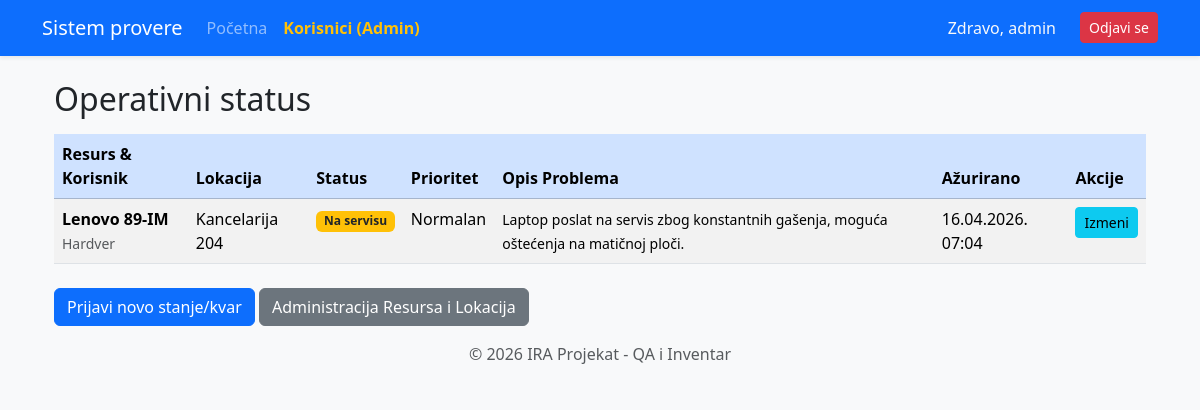
Page / (signed in) on the earlier database version.
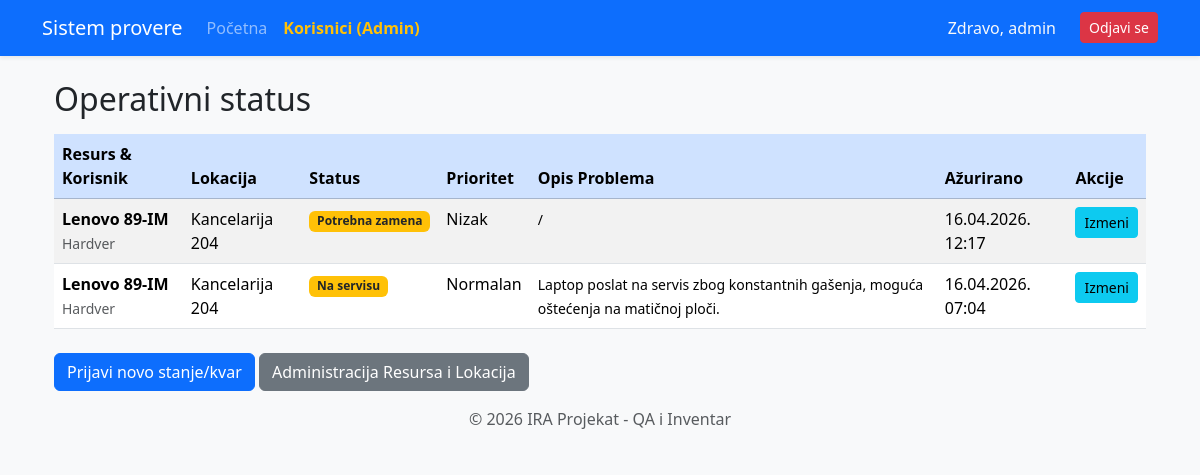
Same page on the later database version.
### alchemy_classes.py (models this page shows)
class User(db.Model, UserMixin):
    id: Mapped[int] = mapped_column(Integer, primary_key=True)
    username: Mapped[str] = mapped_column(String(20), unique=True, nullable=False)
    password: Mapped[str] = mapped_column(String(100), nullable=False)
    ime_prezime: Mapped[str] = mapped_column(String(100), nullable=True)
    uloga: Mapped[str] = mapped_column(String(10), default="user")

class StatusResursa(db.Model):
    __tablename__ = "status_resursa"
    id: Mapped[int] = mapped_column(Integer, primary_key=True)
    resurs_id: Mapped[int] = mapped_column(ForeignKey("resurs.id"))
    lokacija_id: Mapped[int] = mapped_column(ForeignKey("lokacija.id"))
    kolicina: Mapped[int] = mapped_column(Integer, default=1)
    status_kvara: Mapped[str] = mapped_column(String(50))
    prioritet: Mapped[str] = mapped_column(String(20))
    opis_problema: Mapped[str] = mapped_column(String(50), nullable=True)
    datum_prijave: Mapped[datetime] = mapped_column(DateTime, default=datetime.utcnow)
    resurs: Mapped["Resurs"] = relationship("Resurs", back_populates="statusi")
    lokacija: Mapped["Lokacija"] = relationship("Lokacija", back_populates="izvestaji")

class Resurs(db.Model):
    __tablename__ = "resurs"
    id: Mapped[int] = mapped_column(Integer, primary_key=True)
    naziv: Mapped[str] = mapped_column(String(100), nullable=False)
    tip: Mapped[str] = mapped_column(String(50))
    serijski_broj: Mapped[str] = mapped_column(String(100), unique=True)
    godina_nabavke: Mapped[int] = mapped_column(Integer)
    statusi: Mapped[list["StatusResursa"]] = relationship("StatusResursa", back_populates="resurs", lazy=True)

class Lokacija(db.Model):
    __tablename__ = "lokacija"
    id: Mapped[int] = mapped_column(Integer, primary_key=True)
    naziv: Mapped[str] = mapped_column(String(100), nullable=False)
    sprat: Mapped[str] = mapped_column(String(50), nullable=True)
    odgovorno_lice: Mapped[str] = mapped_column(String(100))
    izvestaji: Mapped[list["StatusResursa"]] = relationship("StatusResursa", back_populates="lokacija")

### main.py (the view)
@app.route('/')
@login_required
def home():
    svi_resursi = db.session.execute(db.select(Resurs)).scalars().all()
    upit_stanja = db.select(StatusResursa).join(Resurs).join(Lokacija).order_by(
        StatusResursa.status_kvara.desc(),
        StatusResursa.prioritet.asc()
    )
    result = db.session.execute(upit_stanja)
    sva_stanja = result.scalars().all()
    return render_template("index.html",
                           stanja=sva_stanja,
                           resursi=svi_resursi,
                           naslov="Glavni Dashboard")

### main.py (called while the page is built)
@login_manager.user_loader
def load_user(user_id):
    return db.get_or_404(User, user_id)

### templates/index.html (shortened to what this page needs)
{% extends "base.html" %}
{% block content %}
<div class="jumbotron">
    <div class="container">
        <h2 class="mt-4">Operativni status</h2>
        <table class="table table-striped table-hover mt-3">
            <thead>
                <tr class="table-primary">
                    <th scope="col">Resurs & Korisnik</th>
                    <th scope="col">Lokacija</th>
                    <th scope="col">Status</th>
                    <th scope="col">Prioritet</th>
                    <th scope="col">Opis Problema</th>
                    <th scope="col">Ažurirano</th>
                    <th scope="col">Akcije</th>
                </tr>
            </thead>
            <tbody>
                {% for s in stanja %}
                <tr class="{% if s.prioritet == 'Hitno' %}table-danger{% endif %}">
                    <td><strong>{{ s.resurs.naziv }}</strong> <br><small class="text-muted">{{ s.resurs.tip }}</small></td>
                    <td>{{ s.lokacija.naziv }}</td>
                    <td>
                        <span class="badge {% if s.status_kvara == 'Ispravno' %}bg-success{% else %}bg-warning text-dark{% endif %}">
                            {{ s.status_kvara }}
                        </span>
                    </td>
                    <td>
                        {% if s.prioritet == 'Hitno' %}
                            <span class="text-danger fw-bold">!!! {{ s.prioritet }}</span>
                        {% else %}
                            {{ s.prioritet }}
                        {% endif %}
                    </td>
                    <td><small>{{ s.opis_problema or "/" }}</small></td>
                    <td>{{ s.datum_prijave.strftime('%d.%m.%Y. %H:%M') }}</td>
                    <td>
                        <a class="btn btn-sm btn-info" href="{{ url_for('edit_status', id=s.id) }}">Izmeni</a>
                    </td>
                </tr>
                {% endfor %}
            </tbody>
        </table>
        <div class="mt-4">
            <a class="btn btn-primary" href="{{ url_for('add_status') }}">Prijavi novo stanje/kvar</a>
            <a class="btn btn-secondary" href="{{ url_for('admin_page') }}">Administracija Resursa i Lokacija</a>
        </div>
    </div>
</div>
{% endblock %}

### templates/base.html (shortened to what this page needs)
<!DOCTYPE html>
<html lang="sr">
<head>
    {{ bootstrap.load_css() }}
</head>
<body>
    <nav class="navbar navbar-expand-lg navbar-dark bg-primary shadow-sm">
        <div class="container">
            <a class="navbar-brand" href="{{ url_for('home') }}"> Sistem provere</a>
            <div class="collapse navbar-collapse" id="navbarNav">
                <ul class="navbar-nav me-auto">
                    <li class="nav-item">
                        <a class="nav-link" href="{{ url_for('home') }}">Početna</a>
                    </li>
                    {% if current_user.is_authenticated and current_user.uloga == 'admin' %}
                    <li class="nav-item">
                        <a class="nav-link fw-bold text-warning" href="{{ url_for('admin_panel') }}"> Korisnici (Admin)</a>
                    </li>
                    {% endif %}
                </ul>
                <ul class="navbar-nav ms-auto">
                    {% if current_user.is_authenticated %}
                        <li class="nav-item">
                            <span class="nav-link text-light">Zdravo, {{ current_user.username }}</span>
                        </li>
                        <li class="nav-item">
                            <a class="btn btn-danger btn-sm ms-lg-3 mt-1" href="{{ url_for('logout') }}">Odjavi se</a>
                        </li>
                    {% else %}
                        <li class="nav-item">
                            <a class="nav-link" href="{{ url_for('login') }}">Prijava</a>
                        </li>
                    {% endif %}
                </ul>
            </div>
        </div>
    </nav>
    <div class="container">
        {% block content %}{% endblock %}
    </div>
    <footer class="footer mt-auto py-3 bg-light text-center">
        <div class="container">
            <span class="text-muted">© 2026 IRA Projekat - QA i Inventar</span>
        </div>
    </footer>
</body>
</html>
</html>

### templates/base.html (style rules this page uses)
body { background-color: #f8f9fa; }
.navbar { margin-bottom: 20px; }
.footer { margin-top: 40px; padding: 20px; background: #eee; text-align: center; }

Differences in the rows shown:
added StatusResursa: resurs.naziv "Lenovo 89-IM", resurs.tip "Hardver", lokacija.naziv "Kancelarija 204", status_kvara "Potrebna zamena", prioritet "Nizak", opis_problema "/", datum_prijave "16.04.2026. 12:17"
